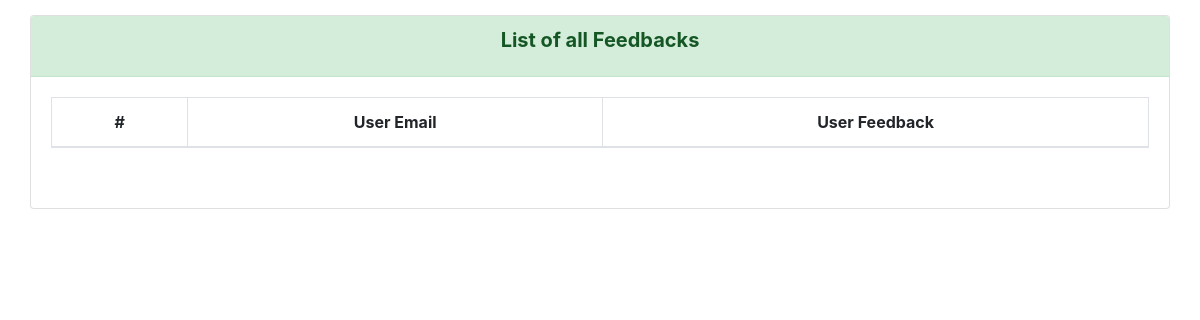
The app's page /view_feedback.php, older data.
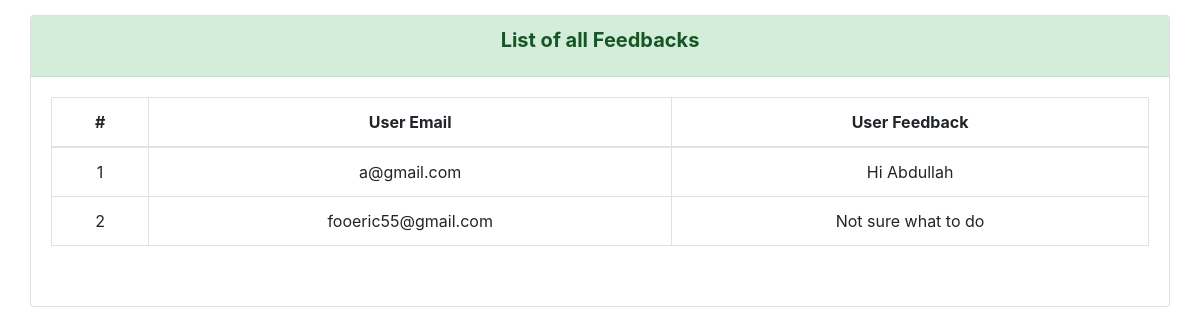
The same page, newer data.
### tables this page shows
CREATE TABLE `feedback` (
  `id` int(11) NOT NULL,
  `user_email` text NOT NULL,
  `feedback` text NOT NULL
);

### view_feedback.php (the view, shortened to what this page needs)
<?php
include 'header.php';
include 'dbcon.php';
?>
<section class="content">
    <div class="container-fluid">
        <div class="row">
            <div class="col-12">
                                <div class="card">
                    <div class="card-header alert-success">
                        <h5 class="card-title"><b>List of all Feedbacks</b></h5>
                    </div>
                    <div class="card-body">
                        <table class="table table-bordered" id='example1'>
                            <thead>
                                <tr>
                                    <th>#</th>
                                    <th>User Email</th>
                                    <th>User Feedback</th>
                                </tr>
                            </thead>
                            <tbody>
                                <?php
                                $sn = 0;
                                $query1 = "SELECT * FROM feedback";
                                $result1 = mysqli_query($con, $query1);
                                while ($row = $result1->fetch_assoc()) {
                                    $sn++;
                                    echo "<tr>
                                    <td>$sn</td>
                                    <td>" . $row['user_email'] . "</td>
                                    <td>" . ($row['feedback'] == NULL ? '-- No Response Yet --' : $row['feedback']) . "</td>
                                    </tr>";
                                } ?>
                            </tbody>
                        </table>
                    </div>
                    <br />
                </div>
            </div>
        </div>
    </div>
</section>

Row changes from the older to the newer data that the page shows:
added feedback: user_email "a@gmail.com", feedback "Hi Abdullah"
added feedback: user_email "fooeric55@gmail.com", feedback "Not sure what to do"
